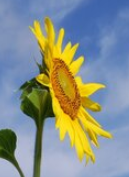
#> input picture main_image_search/Sonnenblume_Ausschnitt.png, 129 x 177 px
$ python orb.py
#> lines starting #> are read from the running program, lines starting #| are printed output that depends on the picture
import numpy as np
import cv2 as cv
import matplotlib.pyplot as plt

### KEYPOINTS AND DESCRIPTORS ###
# find the keypoints and descriptors with ORB
def get_orb_features(img, orb):
    kp, des = orb.detectAndCompute(img,None)
    return kp, des

# ORB feature extraction Example
# Initiate ORB detector
#orb = cv.ORB_create()
## Read Image
#img1 = cv.imread('Sonnenblume_Ausschnitt.png',cv.IMREAD_GRAYSCALE)          # queryImage
#orb_test = get_orb_features(img1, orb)

img1 = cv.imread('Sonnenblume_Ausschnitt.png',cv.IMREAD_GRAYSCALE)          # queryImage
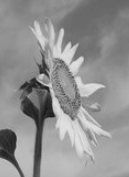
#> img1: shape (177, 129); min 21, max 226, mean 145.4
img2 = cv.imread('Sonnenblume.png', cv.IMREAD_GRAYSCALE) # trainImage
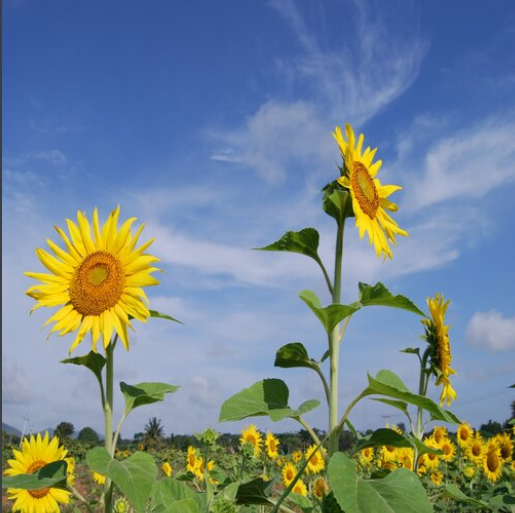
#> input picture main_image_search/Sonnenblume.png, 515 x 513 px
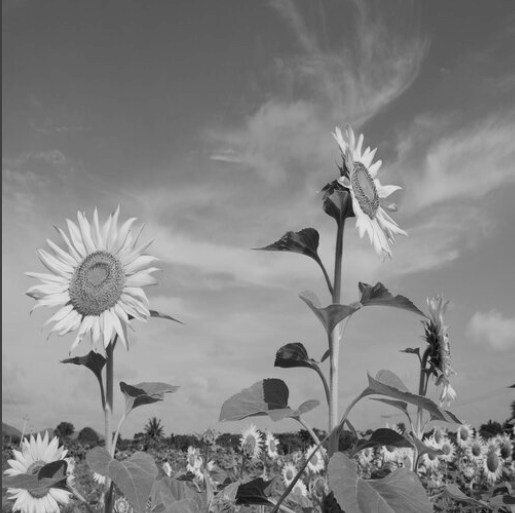
#> img2: shape (513, 515); min 0, max 227, mean 132.6


### ORB FEATURE DETECTOR & BF MATCHER###
# Initiate ORB detector
orb = cv.ORB_create()
# find the keypoints and descriptors with ORB
kp1, des1 = orb.detectAndCompute(img1,None)
#> kp1 = 240 keypoints; strongest (x, y, size): (48, 87, 31), (48, 88, 37.2), (53, 115, 37.2), (48, 90, 37.2)
kp2, des2 = orb.detectAndCompute(img2,None)
#> kp2 = 500 keypoints; strongest (x, y, size): (348, 189, 31), (129, 318, 31), (130, 318, 37.2), (348, 190, 37.2)
# create BFMatcher object
bf = cv.BFMatcher(cv.NORM_HAMMING, crossCheck=True)
# Match descriptors.
matches = bf.match(des1,des2)
#> matches = 102 matches
# Sort them in the order of their distance.
matches = sorted(matches, key = lambda x:x.distance)
# Draw first 7 matches.
img3 = cv.drawMatches(img1,kp1,img2,kp2,matches[:7],None,flags=cv.DrawMatchesFlags_NOT_DRAW_SINGLE_POINTS)
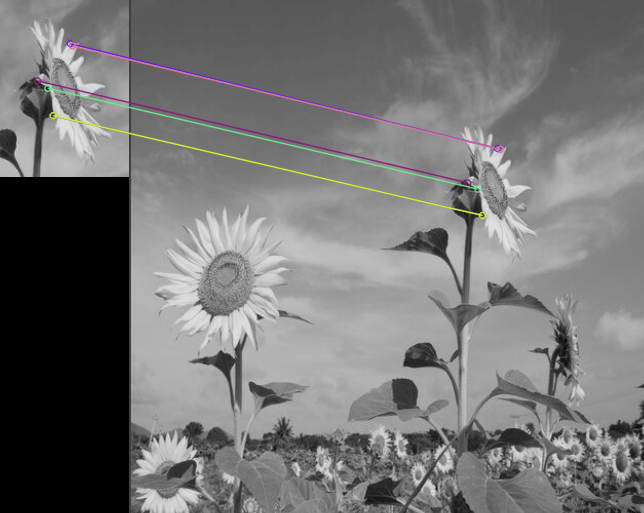
#> img3: shape (513, 644, 3); mean of channels 0, 1, 2 116.1, 116.2, 116.4; drawn as B, G, R
plt.imshow(img3),plt.show()
